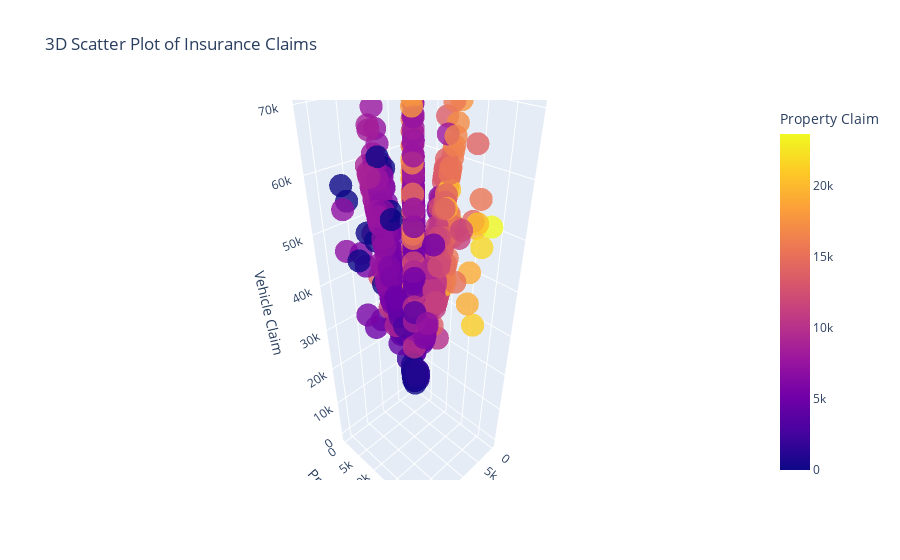

The code cell stored with this chart in its notebook:
### Code cell
#surface plot
obj.Surface_plot('injury_claim', 'property_claim', 'vehicle_claim')

### Figure 1 — Plotly figure (JSON) as saved in the notebook; plotly's stock layout.template omitted (floating-point values rounded to 4 significant figures; data arrays with more than 128 entries replaced by an {"elided": "..."} marker saying what was removed)
{"data": [{"hovertemplate": "Injury Claim=%{x}<br>Property Claim=%{marker.color}<br>Vehicle Claim=%{z}<extra></extra>", "legendgroup": "", "marker": {"color": {"elided": "1000 int values"}, "coloraxis": "coloraxis", "opacity": 0.8, "symbol": "circle"}, "mode": "markers", "name": "", "scene": "scene", "showlegend": false, "type": "scatter3d", "x": {"elided": "1000 int values"}, "y": {"elided": "1000 int values"}, "z": {"elided": "1000 int values"}}], "layout": {"coloraxis": {"colorbar": {"title": {"text": "Property Claim"}}, "colorscale": [[0, "#0d0887"], [0.1111, "#46039f"], [0.2222, "#7201a8"], [0.3333, "#9c179e"], [0.4444, "#bd3786"], [0.5556, "#d8576b"], [0.6667, "#ed7953"], [0.7778, "#fb9f3a"], [0.8889, "#fdca26"], [1, "#f0f921"]]}, "legend": {"tracegroupgap": 0}, "scene": {"domain": {"x": [0, 1], "y": [0, 1]}, "xaxis": {"title": {"text": "Injury Claim"}}, "yaxis": {"title": {"text": "Property Claim"}}, "zaxis": {"title": {"text": "Vehicle Claim"}}}, "title": {"text": "3D Scatter Plot of Insurance Claims"}}}
